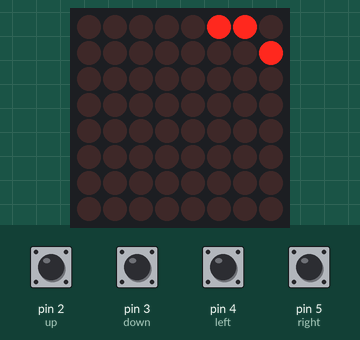
This sketch was run on a simulated Arduino Uno, built with avr-gcc and run on an emulated ATmega328P. On the bench: 8×8 LED matrix. Inputs (shaded band) come from the test bench; at power-on: pin 2 (up), pin 3 (down), pin 4 (left), pin 5 (right) HIGH. Random numbers use the default seed unless the sketch sets one; what the sketch prints to the serial monitor is not drawn.

Above: at 1.3 s.
1.4 s: pin 2 (up) pulled LOW for 0.15 s
At 1.7 s:
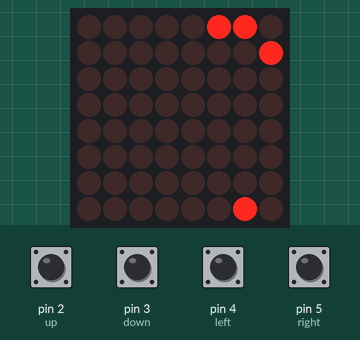
2.1 s: pin 4 (left) pulled LOW for 0.15 s
At 2.3 s:
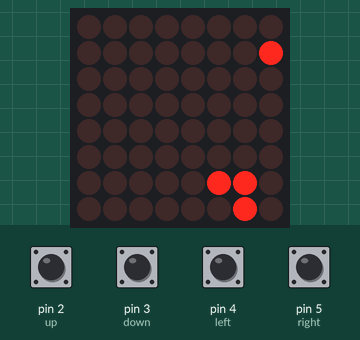
2.8 s: pin 3 (down) pulled LOW for 0.15 s
At 3.2 s:
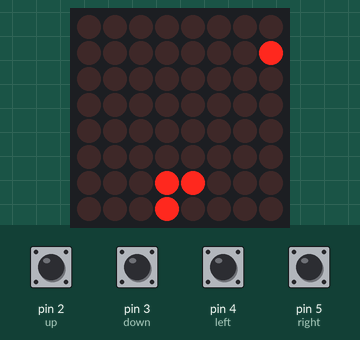
3.5 s: pin 5 (right) pulled LOW for 0.15 s
At 3.8 s:
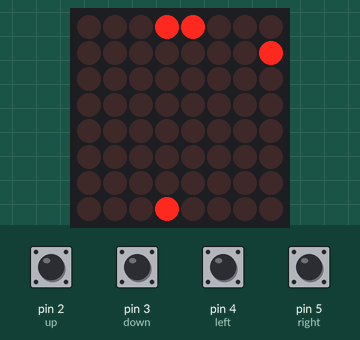
4.2 s: pin 2 (up) pulled LOW for 1 s
At 4.4 s:
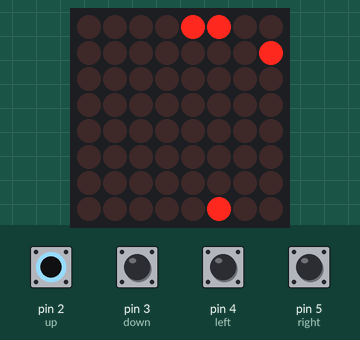
5.8 s: pin 4 (left) pulled LOW for 1 s
At 6.2 s:
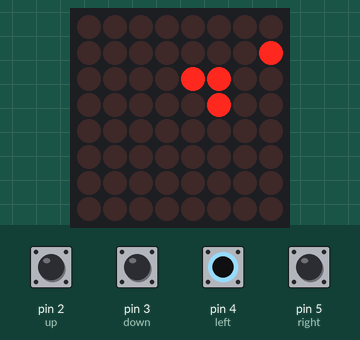

The sketch:

snake_game.ino
```cpp
#include <LedControl.h>

LedControl lc = LedControl(12, 11, 10, 1);

const int up = 2;
const int down = 3;
const int left = 4;
const int right = 5;

const int max_len = 64;
int snakeX[max_len];
int snakeY[max_len];

int length = 3; // initial

int x = 1, y = 0;  // Default direction: RIGHT

int foodX, foodY;
bool eat;

// Timing for movement
unsigned long lastMoveTime = 0;
unsigned long moveInterval = 300; // ms

int prev_len = 3;


// y = row , x = column

void setup() {

  Serial.begin(9600);
  Serial.println("Game Start");
  Serial.println("Score:- 0");

  lc.shutdown(0, false);
  lc.setIntensity(0, 8);
  lc.clearDisplay(0);

  pinMode(up, INPUT_PULLUP);
  pinMode(down, INPUT_PULLUP);
  pinMode(left, INPUT_PULLUP);
  pinMode(right, INPUT_PULLUP);

  // Initial snake body
  snakeX[0] = 2;  snakeY[0] = 0;
  snakeX[1] = 1;  snakeY[1] = 0;
  snakeX[2] = 0;  snakeY[2] = 0;

  foodgen();
  Rungame();
}

void loop() {
  readIn();  // Always check input


  unsigned long currentTime = millis();

  moveInterval = min(700, 300 + (length - 3)*10);

  if (currentTime - lastMoveTime >= moveInterval) {
    lastMoveTime = currentTime;

    // Check if snake will eat the food
    eat = (snakeX[0] + x + 8) % 8 == foodX && (snakeY[0] + y + 8) % 8 == foodY;

    if(movesnake()) // true = collision
    {
      gameover();
    }

    if (eat && length < max_len) {
      length++;
    }


  if(length != prev_len){
    Serial.print("Score:- ");
    Serial.println(length - 3);
    prev_len = length;
  }

    if (eat) {
      foodgen();
    }


    Rungame();

  }


}

void gameover()
{
  for(int i = 0;i<3;i++)
  {
    lc.clearDisplay(0);
    delay(300);
    Rungame();
    delay(300);

  }

  resetgame();
}


void resetgame()
{
  length = 3;
  x = 1;
  y = 0;


  snakeX[0] = 2;  snakeY[0] = 0;
  snakeX[1] = 1;  snakeY[1] = 0;
  snakeX[2] = 0;  snakeY[2] = 0;

  foodgen();
  Rungame();
}

void foodgen() {
  bool flag;

  do {
    flag = false;

    foodX = random(0, 8);
    foodY = random(0, 8);

    for (int i = 0; i < length; i++) {
      if (snakeX[i] == foodX && snakeY[i] == foodY) {
        flag = true;
        break;
      }
    }
  } while (flag);
}

void Rungame() {
  lc.clearDisplay(0);

  for (int i = 0; i < length-1; i++) {
    lc.setLed(0, snakeY[i], snakeX[i], true);
  }


  lc.setLed(0, foodY, foodX, true);

  delay(100);
  bool tail = false;
  tail = !tail;
  if(tail)
  lc.setLed(0,snakeY[length-1],snakeX[length-1],true);


}

// up = -1 , down = 1, left = -1, right = 1
void readIn() {
  if (digitalRead(up) == LOW && y != 1) {
    y = -1; x = 0;
  }
  if (digitalRead(down) == LOW && y != -1) {
    y = 1; x = 0;
  }
  if (digitalRead(left) == LOW && x != 1) {
    x = -1; y = 0;
  }
  if (digitalRead(right) == LOW && x != -1) {
    x = 1; y = 0;
  }
}

bool movesnake() {
  for (int i = length - 1; i > 0; i--) {
    snakeX[i] = snakeX[i - 1];
    snakeY[i] = snakeY[i - 1];
  }

  snakeX[0] = (snakeX[0] + x + 8) % 8;
  snakeY[0] = (snakeY[0] + y + 8) % 8;

  for(int i = 1;i<length;i++)
  {
    if(snakeX[0] == snakeX[i] && snakeY[0] == snakeY[i])
    return true;

  }

  return false;
}
```
